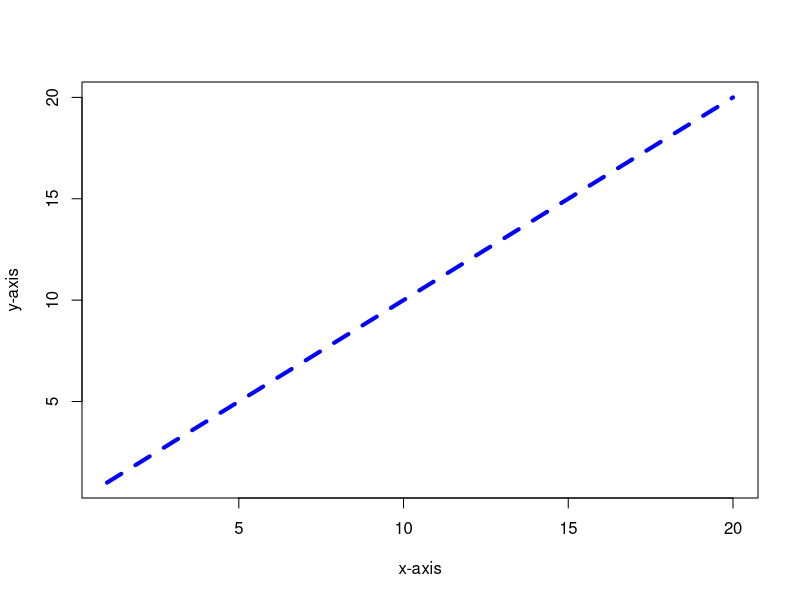

This chart was generated by the following R code:
# Plot a line

plot(1:20, # x-axis
     1:20, # y-axis
     type = "l", # tells R it should draw a line
          # l = line, h = histogram, 
     lwd = 4,  # tells R the thickness of the line
     lty = 2,  # kind of line
        # 0 = invisible line, 1 = solid line, 2 = dashed line, 3 = dotted, 4 = dot-dash, 5 = long dash, 6 = two dashed
     xlab = 'x-axis', # x-axis labeling
     ylab = 'y-axis', # y-axis labeling
     col = "blue") # line color
